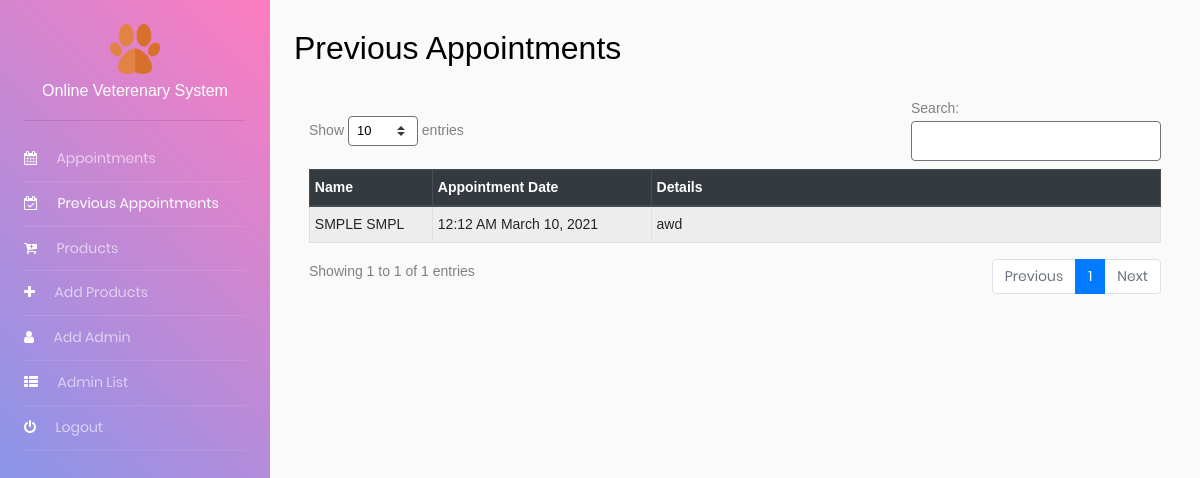
The app's page /pages/prev-appointment.php (signed in) with its own data.
### tables this page shows
CREATE TABLE `appointments` (
  `id` int(11) NOT NULL,
  `user_id` int(11) NOT NULL,
  `date` date NOT NULL,
  `time` time NOT NULL,
  `details` varchar(100) NOT NULL,
  `status` text NOT NULL,
  `createAt` datetime NOT NULL DEFAULT current_timestamp()
);

CREATE TABLE `users` (
  `id` int(11) NOT NULL,
  `fname` varchar(55) NOT NULL,
  `lname` varchar(55) NOT NULL,
  `email` varchar(55) NOT NULL,
  `uname` varchar(55) NOT NULL,
  `pass` varchar(100) NOT NULL,
  `user_type` varchar(32) NOT NULL,
  `pet_name` varchar(55) NOT NULL,
  `pet_breed` varchar(55) NOT NULL,
  `pet_addtional_details` varchar(100) NOT NULL
);

### pages/prev-appointment.php (the view, shortened to what this page needs)
<?php
include "../php/conn.php";
?>
<!DOCTYPE html>
<html lang="en">
<head>
    <?php include_once("../components/bootstrapsLocations.php"); ?>
    <link rel="stylesheet" href="../css/table.css">
</head>
<body>
    <div class="container-fluid d-flex align-items-stretch" style="padding: 0;">
        <?php include_once("../components/adminNav.php"); ?>
        <div class="wrap" style="width: 100%;">
            <div id="content" class="p-4 p-md-4 pt-5">
                <h2 class="mb-4">Previous Appointments</h2>
                <?php
                $query = mysqli_query($con, "SELECT * FROM users u LEFT JOIN appointments a ON a.user_id = u.id WHERE a.status = 'done'");
                ?>
                <div class="container-fluid" style="height: 600px;overflow-y: scroll;">
                    <div class="table-responsive-sm">
                        <table class="table table-sm table-striped table-hover table-responsive-sm table-bordered" id="product_table">
                            <thead class="thead-dark">
                                <tr>
                                    <th scope="col">Name</th>
                                    <th scope="col">Appointment Date</th>
                                    <th scope="col" style="width: 500px;">Details</th>
                                </tr>
                            </thead>
                            <tbody>
                                <?php
                                while ($appoint = mysqli_fetch_object($query)) :
                                ?>
                                    <tr>
                                        <td><?php echo strtoupper("$appoint->fname $appoint->lname") ?></td>
                                        <td><?php echo date("h:i A", strtotime($appoint->time)) . " " . date("F d, Y", strtotime(str_replace('-', '/', $appoint->date))) ?></td>
                                        <td><?php echo $appoint->details ?></td>
                                    </tr>
                                <?php endwhile; ?>
                            </tbody>
                        </table>
                    </div>
                </div>
            </div>
        </div>
    </div>
</body>
</html>

### css/main.css (style rules this page uses)
* { margin: 0px; padding: 0px; box-sizing: border-box; }
body, html { height: 100%; font-family: Poppins-Regular, sans-serif; }
h1,h2,h3,h4,h5,h6 { margin: 0px; }

### records on screen
appointments: user.lname "SMPLE SMPL", time "12:12 AM", date "March 10, 2021", details "awd"

### other values on screen
$title "Appointments"
$title "Previous Appointments"
$title "Products"
$title "Add Products"
$title "Add Admin"
$title "Admin List"
